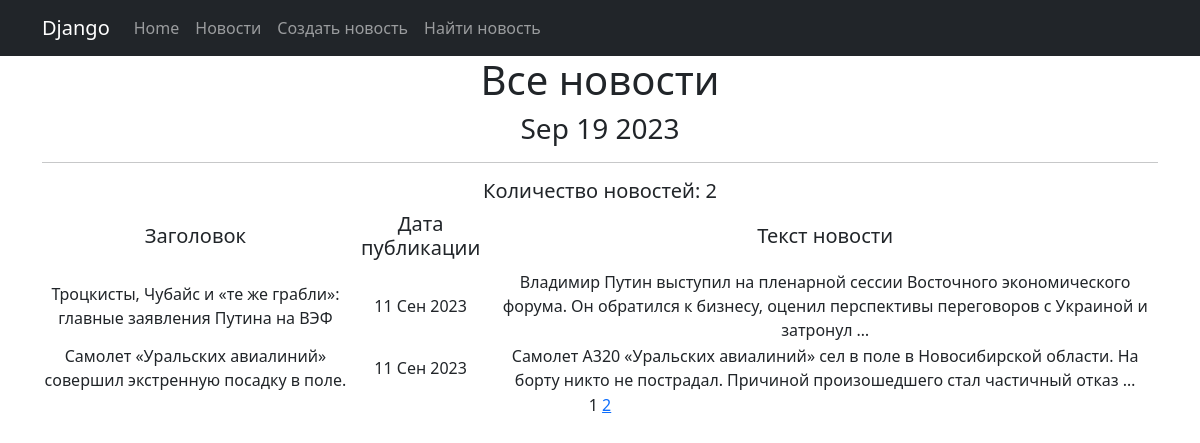
Before: /news/ with the older database file.
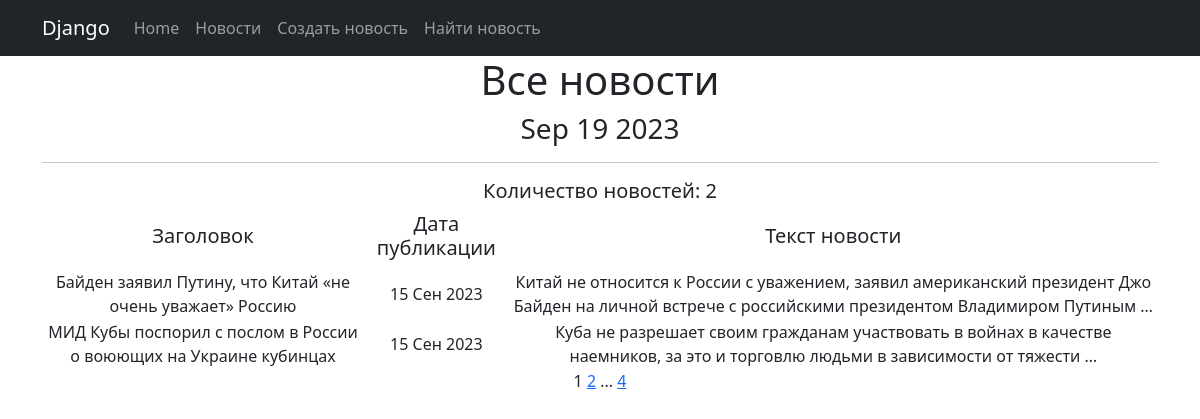
After: the same page with the newer database file.
### news/models.py (models this page shows, shortened)
class Post(models.Model):
    author = models.ForeignKey(Author, on_delete=models.CASCADE)
    NEWS = 'NW'
    ARTICLE = 'AR'
    CHOICE_CATEGORY = [
        (NEWS, 'Новости'),
        (ARTICLE, 'Статья')
    ]
    categoryType = models.CharField(
        max_length=2, choices=CHOICE_CATEGORY, default=ARTICLE)
    dateCreate = models.DateTimeField(auto_now_add=True)
    postCategory = models.ManyToManyField(Category, through='PostCategory')
    titlePost = models.CharField(max_length=128)
    textPost = models.TextField()
    rating = models.IntegerField(default=0)
    class Meta:
        verbose_name = 'Статья'
        verbose_name_plural = 'Статьи'
        ordering = ('-dateCreate',)

### news/views.py (the view)
# urls.py: path('', PostList.as_view(), name='news'),
class PostList(ListView):
    model = Post
    template_name = 'news/news.html'
    context_object_name = 'posts_list'
    paginate_by = 2

### news/templatetags/custom_tags.py (called while the page is built)
@register.simple_tag()
def current_time(format_string='%b %d %Y'):
    return datetime.utcnow().strftime(format_string)

@register.simple_tag(takes_context=True)
def url_replace(context, **kwargs):
    d  = context['request'].GET.copy()
    for k, v in kwargs.items():
        d[k]=v
    return d.urlencode()

### templates/news/news.html (shortened to what this page needs)
{% extends 'news/default.html' %}
{% load censor_filters %}
{% load custom_tags %}
{% block content %}
    <h1>Все новости</h1>
    <h3>{% current_time '%b %d %Y' %}</h3>
    <hr>
    <h5>Количество новостей: {{ posts_list|length}}</h5>
    {% if posts_list %}
        <table>
            <tr>
                <td><h5>Заголовок</h5></td>
                <td><h5>Дата публикации</h5></td>
                <td><h5>Текст новости</h5></td>
            </tr>
            {% for post in posts_list %}
                <tr>
                    <td>{{ post.titlePost }}</td>
                    <td>{{ post.dateCreate|date:'d M Y' }}</td>
                    <td>{{ post.textPost|truncatewords:20}}</td>
                </tr>
            {% endfor %}
        </table>
    {% else %}
        <h2>Новостей нет</h2>
    {% endif %}
   {{ page_obj.number }}
   {% if page_obj.has_next %}
       <a href="?{% url_replace page=page_obj.next_page_number %}">{{ page_obj.next_page_number }}</a>
       {% if paginator.num_pages != page_obj.next_page_number %}
           ...
           <a href="?{% url_replace page=page_obj.paginator.num_pages %}">{{ page_obj.paginator.num_pages }}</a>
       {% endif %}
   {% endif %}
{% endblock %}

Changed rows visible on the page:
no longer on this page (row unchanged): Post: titlePost "Троцкисты, Чубайс и «те же грабли»: главные заявления Путина на ВЭФ", dateCreate "11 Сен 2023", textPost "Владимир Путин выступил на пленарной сессии Восточного экономического форума. Он обратился к бизнесу, оценил перспективы переговоров с Украиной и затронул …"
no longer on this page (row unchanged): Post: titlePost "Самолет «Уральских авиалиний» совершил экстренную посадку в поле.", dateCreate "11 Сен 2023", textPost "Самолет А320 «Уральских авиалиний» сел в поле в Новосибирской области. На борту никто не пострадал. Причиной произошедшего стал частичный отказ …"
added Post: titlePost "Байден заявил Путину, что Китай «не очень уважает» Россию", dateCreate "15 Сен 2023", textPost "Китай не относится к России с уважением, заявил американский президент Джо Байден на личной встрече с российскими президентом Владимиром Путиным …"
added Post: titlePost "МИД Кубы поспорил с послом в России о воюющих на Украине кубинцах", dateCreate "15 Сен 2023", textPost "Куба не разрешает своим гражданам участвовать в войнах в качестве наемников, за это и торговлю людьми в зависимости от тяжести …"
Other visible differences:
{{ page_obj.paginator.num_pages }}: (not shown) → "4"
